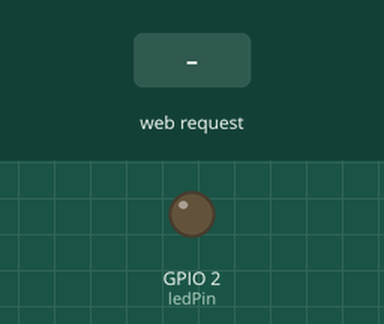
This sketch was run on a simulated ESP8266 (NodeMCU). Parts: output pins drawn as LEDs (lit = HIGH). The test bench sets the inputs (shaded band). WiFi joins after 1.5 s; servers stay silent unless stated; what the sketch prints to the serial monitor is not drawn.

Above: at 2.7 s.
2.8 s: HTTP request GET /?do=OFF received
At 3.2 s:
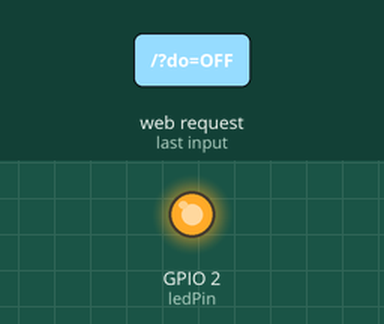
5.8 s: HTTP request GET /?do=ON received
At 6.6 s:
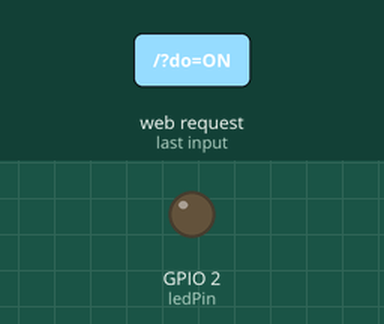
Timing chart, 0 to 8.8 s (numbered marks = the images above; inputs shaded):
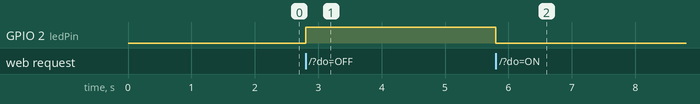

The sketch:

2-1-1_WIFIWebPlc.ino
```cpp
/*
 ip로 접속
 버튼으로 PLC 제어
 */
#include <ESP8266WiFi.h>

const char* ssid = "i2r";
const char* password = "00000000";

const int ledPin =  2;
boolean bLED = false;
String s;

String inputString = "",htmlString;         // 받은 문자열
boolean stringComplete = false;  // 문자를 다받으면 true

// Create an instance of the server
// specify the port to listen on as an argument
WiFiServer server(80);

void setup() {
  // set the digital pin as output:
  pinMode(ledPin, OUTPUT);

  Serial.begin(9600);
  Serial1.begin(9600);
  delay(10);

  // Connect to WiFi network
  Serial.println();
  Serial.println();
  Serial.print("Connecting to ");
  Serial.println(ssid);

  WiFi.begin(ssid, password);

  while (WiFi.status() != WL_CONNECTED) {
    delay(500);
    Serial.print(".");
  }
  Serial.println("");
  Serial.println("WiFi connected");

  // Start the server
  server.begin();
  Serial.println("Server started");

  // Print the IP address
  Serial.println(WiFi.localIP());
}

void loop() {
  serialEvent();

  // Check if a client has connected
  WiFiClient client = server.available();
  if (!client) {
    return;
  }

  Serial.println("new client");

  // Read the first line of the request
  String req = client.readStringUntil('\r');
  Serial.println(req);
  client.flush();

  // Match the request
  if (req.indexOf("/?do=ON") > 0) {
    bLED = true;
    digitalWrite(ledPin, LOW);
    //s=String.Format("%c",0x05,"00WSS0004%PW40003","%c",0x05);
    s = "\0";
    s +=char(5);
    s += "00WSS0104%PW4000F";
    s +=char(4);
    Serial.print(s);
    Serial1.print(s);
    //Serial.println(F("LED is ON"));
  }
  else if (req.indexOf("/?do=OFF") > 0) {
    bLED = false;
    digitalWrite(ledPin, HIGH);
    s = "\0";
    s +=char(5);
    s += "00WSS0104%PW40000";
    s +=char(4);
    Serial.print(s);
    Serial1.print(s);
    //Serial.println(F("LED is OFF"));
  }

  // Prepare the response
  //표준 http 응답 헤더 전송 시작
          client.println("HTTP/1.1 200 OK");
          client.println("Content-Type: text/html");
          client.println();

          //본문(상황에 맞는 웹 페이지) 전달
          //client.println("<!DOCTYPE HTML>");, HTML5 사용시
          client.println("<html>");  //웹 페이지 작성은 HTML사용
          client.println("<body>");
   //색 선택 부분 만들기
          client.println("<br />");
          //client.println(F("<form method=\"post\">"));
          client.println(F("<form method=\"get\">"));
          if(!bLED) {
            bLED=true;
            //bLED=false;
            client.println(F("<input type=\"hidden\" name=\"do\" value=\"ON\">"));
            client.println(F("<input type=\"button\" name=\"button1\" value=\"PLC ON\" onclick=\"submit();\" style=\"height:150px; width:300px;  font-size:50px; \" >"));
          }
          else {
            //bLED=true;
            bLED=false;
            client.println(F("<input type=\"hidden\" name=\"do\" value=\"OFF\">"));
            client.println(F("<input type=\"button\" name=\"button1\" value=\"PLC OFF\" onclick=\"submit();\" style=\"height:150px; width:300px;  font-size:50px; \" >"));
          }
          client.println(F("</form>"));
          client.println(F("<H1>PLC Return : "));
          client.println(htmlString);
          client.println(F("</H1>"));

          client.println("</body>");
          client.println("</html>");


  delay(1);
  Serial.println("Client disonnected");
}

void serialEvent() {
  // print the string when a newline arrives:
  if (stringComplete) {
    Serial.println(inputString);
    htmlString=inputString;
    // clear the string:
    inputString = "";
    stringComplete = false;
  }

  if(Serial.available() == false)
    return;
  while (Serial.available()) {
    // get the new byte:
    char inChar = (char)Serial.read();
    // add it to the inputString:
    inputString += inChar;
  }
  stringComplete = true;
}
```

Measured:
- after the input at 2.8 s, GPIO 2 (ledPin): LOW → HIGH at once
- after the input at 5.8 s, GPIO 2 (ledPin): HIGH → LOW at once
